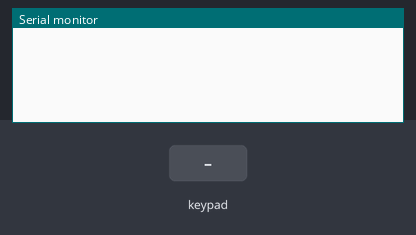
A sketch run on a simulated Arduino Uno, built with avr-gcc and run on an emulated ATmega328P. Parts: the last lines printed to the serial monitor. Wiring (inferred from the names in the program): 4×4 keypad with keys 1 2 3 A 4 5 6 B 7 8 9 C * 0 # D: rows pin 9, pin 8, pin 7, pin 6; columns pin 5, pin 4, pin 3, pin 2. Inputs (shaded band) come from the test bench.

Above: at 1.2 s.
1.3 s: key '1' pressed
At 2.0 s:
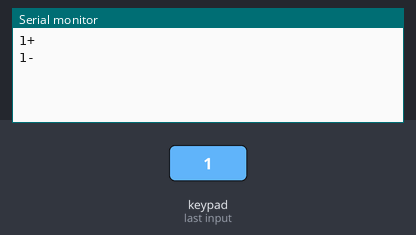
2.9 s: keypad keys 9 8 7 6 # pressed 0.4 s apart
At 5.7 s:
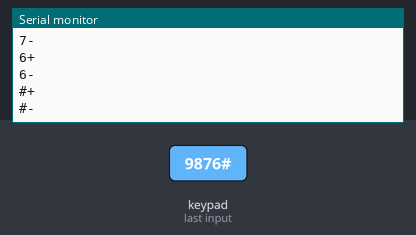
6.4 s: key 'A' pressed
At 7.1 s:
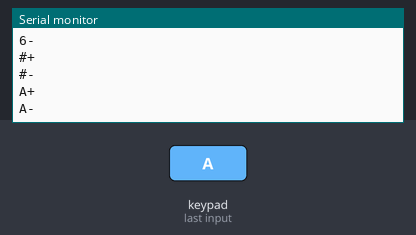
8.0 s: keypad keys 9 8 7 6 * pressed 0.4 s apart
At 10.7 s:
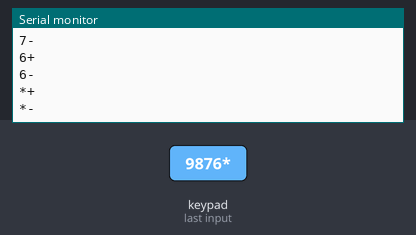
11.5 s: key 'B' pressed
At 12.2 s:
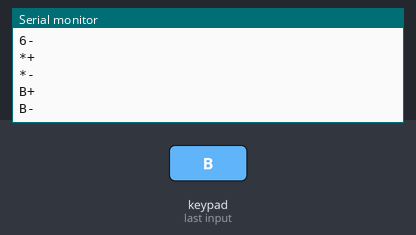
13.1 s: keypad keys 9 8 7 6 D pressed 0.4 s apart
At 15.8 s:
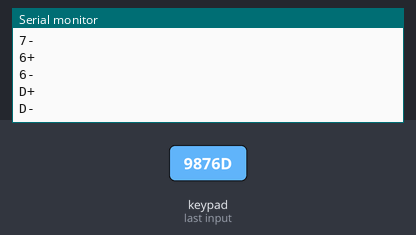
Timing chart, 0 to 17.3 s (numbered marks = the images above; inputs shaded):
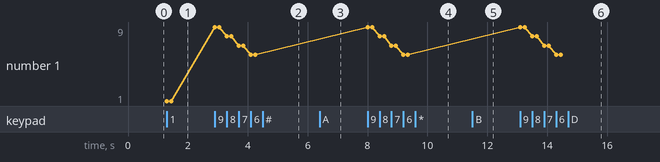

The sketch:

01-KeypadInput.ino
```cpp
#include "KeypadReader.h"


using namespace cblk;


// ------------------------
// Keypad Events
// ------------------------

void on_key_press(char key) {
  Serial.print(key);
  Serial.println('+');
}

void on_key_release(char key) {
  Serial.print(key);
  Serial.println('-');
}


// ------------------------
// Defining the Keypad
// ------------------------

constexpr unsigned char rows = 4;
constexpr unsigned char cols = 4;
constexpr unsigned char rowPins[rows] = {9, 8, 7, 6};
constexpr unsigned char colPins[cols] = {5, 4, 3, 2};
constexpr char keyMap[] = {
  //   Col-1   Col-2   Col-3   Col-4
       '1',    '2',    '3',    'A', // Row-1
       '4',    '5',    '6',    'B', // Row-2
       '7',    '8',    '9',    'C', // Row-3
       '*',    '0',    '#',    'D'  // Row-4
};

KeypadReader keypad(on_key_press, on_key_release, rows, cols, rowPins, colPins, keyMap);


// ------------------------
// Initialization
// ------------------------

void setup() {
  Serial.begin(115200);
}


// ------------------------
// Main loop
// ------------------------

void loop() {
  keypad.update();
}
```

KeypadReader.cpp
```cpp
#include <Arduino.h>
#include "KeypadReader.h"


#define INVOKE_KEY_DOWN_HANDLER(r, c)      if (onKeyDown != NULL) onKeyDown(keyMap[r * cols + c]);
#define INVOKE_KEY_UP_HANDLER(r, c)        if (onKeyUp   != NULL) onKeyUp(keyMap[r * cols + c]);

#define SET_ALL_ROW_PINS_HIGH              for (unsigned char __r = 0; __r < rows; __r++) \
                                           { digitalWrite(rowPins[__r], HIGH); }

#define IS_KEY_STATUS_CHANGED(r, c, val)   keysStatus[r * cols + c] != val
#define SET_KEY_STATUS(r, c, val)          keysStatus[r * cols + c] = val

#define KEY_UNPRESSED_SYMBOL               HIGH
#define KEY_PRESSED_SYMBOL                 LOW


cblk::KeypadReader::KeypadReader(keypad_callback_t on_key_down, keypad_callback_t on_key_up,
                 const unsigned char num_rows, const unsigned char num_cols,
                 const unsigned char* row_pins, const unsigned char* col_pins,
                 const char* key_map) {

  onKeyDown = on_key_down;
  onKeyUp   = on_key_up;

  rows = num_rows;
  cols = num_cols;

  rowPins = row_pins;
  colPins = col_pins;

  keyMap = key_map;
  keysStatus = new char[rows * cols];

  // Setting pin modes for Row and Column pins
  for (unsigned char r = 0; r < rows; r++) { pinMode(rowPins[r], OUTPUT); }
  for (unsigned char c = 0; c < cols; c++) { pinMode(colPins[c], INPUT_PULLUP); }

  // Initializing key pressed states - initially depressed
  for (unsigned char r = 0; r < rows; r++) {
    for (unsigned char c = 0; c < cols; c++) {
      keysStatus[r * cols + c] = KEY_UNPRESSED_SYMBOL;
    }
  }
}

void cblk::KeypadReader::update() {

  for (unsigned char r = 0; r < rows; r++) {

    SET_ALL_ROW_PINS_HIGH;


    digitalWrite(rowPins[r], LOW);
    delayMicroseconds(timePerRow_us);


    for (unsigned char c = 0; c < cols; c++) {

      unsigned char val = digitalRead(colPins[c]);

      if (IS_KEY_STATUS_CHANGED(r, c, val)) {

        if (val == KEY_PRESSED_SYMBOL) {

          INVOKE_KEY_DOWN_HANDLER(r, c);

        } else {

          INVOKE_KEY_UP_HANDLER(r, c);

        }

        SET_KEY_STATUS(r, c, val);

      } //- if

    } //- for loop - inner

  } //- for loop - outer

} //- function
```

KeypadReader.h
```cpp
namespace cblk {

  typedef void(*keypad_callback_t)(char);


  class KeypadReader {
    private:

    keypad_callback_t onKeyDown = nullptr;
    keypad_callback_t onKeyUp   = nullptr;

    static const unsigned char timePerRow_us = 2;

    unsigned char rows;
    unsigned char cols;

    const unsigned char* rowPins;
    const unsigned char* colPins;

    const char* keyMap;

    char* keysStatus;


    public:

    KeypadReader(keypad_callback_t on_key_down, keypad_callback_t on_key_up,
                 const unsigned char num_rows, const unsigned char num_cols,
                 const unsigned char* row_pins, const unsigned char* col_pins,
                 const char* key_map);

    void update();
  };

}
```

Measured:
- after the input at 1.3 s, the serial monitor: prints a new line at once (image 1)
- after the input at 2.9 s, the serial monitor: prints a new line at once (image 2)
- after the input at 6.4 s, the serial monitor: prints a new line at once (image 3)
- after the input at 8.0 s, the serial monitor: prints a new line at once (image 4)
- after the input at 11.5 s, the serial monitor: prints a new line at once (image 5)
- after the input at 13.1 s, the serial monitor: prints a new line at once (image 6)
- plotted number 1: 1 → 6 after the input at 2.9 s
